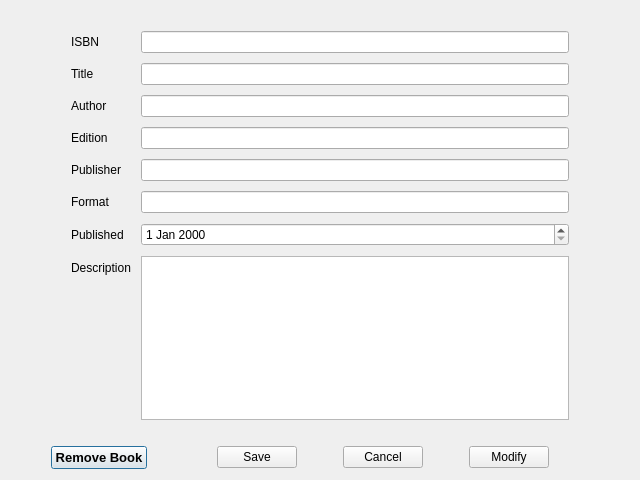
<?xml version="1.0" encoding="UTF-8"?>
<ui version="4.0">
 <class>Admin_BookView</class>
 <widget class="QDialog" name="Admin_BookView">
  <property name="geometry">
   <rect>
    <x>0</x>
    <y>0</y>
    <width>640</width>
    <height>480</height>
   </rect>
  </property>
  <property name="sizePolicy">
   <sizepolicy hsizetype="Fixed" vsizetype="Fixed">
    <horstretch>0</horstretch>
    <verstretch>0</verstretch>
   </sizepolicy>
  </property>
  <property name="windowTitle">
   <string>Dialog</string>
  </property>
  <layout class="QVBoxLayout" name="verticalLayout_2">
   <item>
    <layout class="QHBoxLayout" name="horizontalLayout_2">
     <item>
      <spacer name="horizontalSpacer_4">
       <property name="orientation">
        <enum>Qt::Horizontal</enum>
       </property>
       <property name="sizeType">
        <enum>QSizePolicy::Fixed</enum>
       </property>
       <property name="sizeHint" stdset="0">
        <size>
         <width>40</width>
         <height>20</height>
        </size>
       </property>
      </spacer>
     </item>
     <item>
      <layout class="QVBoxLayout" name="verticalLayout">
       <item>
        <layout class="QFormLayout" name="formLayout">
         <property name="horizontalSpacing">
          <number>10</number>
         </property>
         <property name="verticalSpacing">
          <number>10</number>
         </property>
         <property name="leftMargin">
          <number>20</number>
         </property>
         <property name="topMargin">
          <number>20</number>
         </property>
         <property name="rightMargin">
          <number>20</number>
         </property>
         <property name="bottomMargin">
          <number>20</number>
         </property>
         <item row="0" column="0">
          <widget class="QLabel" name="iSBNLabel">
           <property name="text">
            <string>ISBN</string>
           </property>
          </widget>
         </item>
         <item row="0" column="1">
          <widget class="QLineEdit" name="iSBNLineEdit"/>
         </item>
         <item row="1" column="0">
          <widget class="QLabel" name="titleLabel">
           <property name="text">
            <string>Title</string>
           </property>
          </widget>
         </item>
         <item row="1" column="1">
          <widget class="QLineEdit" name="titleLineEdit"/>
         </item>
         <item row="2" column="0">
          <widget class="QLabel" name="authorLabel">
           <property name="text">
            <string>Author</string>
           </property>
          </widget>
         </item>
         <item row="2" column="1">
          <widget class="QLineEdit" name="authorLineEdit"/>
         </item>
         <item row="3" column="0">
          <widget class="QLabel" name="editionLabel">
           <property name="text">
            <string>Edition</string>
           </property>
          </widget>
         </item>
         <item row="3" column="1">
          <widget class="QLineEdit" name="editionLineEdit"/>
         </item>
         <item row="4" column="0">
          <widget class="QLabel" name="publisherLabel">
           <property name="text">
            <string>Publisher</string>
           </property>
          </widget>
         </item>
         <item row="4" column="1">
          <widget class="QLineEdit" name="publisherLineEdit"/>
         </item>
         <item row="5" column="0">
          <widget class="QLabel" name="formatLabel">
           <property name="text">
            <string>Format</string>
           </property>
          </widget>
         </item>
         <item row="5" column="1">
          <widget class="QLineEdit" name="formatLineEdit"/>
         </item>
         <item row="6" column="0">
          <widget class="QLabel" name="publishedLabel">
           <property name="text">
            <string>Published</string>
           </property>
          </widget>
         </item>
         <item row="6" column="1">
          <widget class="QDateEdit" name="publishedDateEdit"/>
         </item>
         <item row="7" column="0">
          <widget class="QLabel" name="description_label">
           <property name="text">
            <string>Description</string>
           </property>
          </widget>
         </item>
         <item row="7" column="1">
          <widget class="QPlainTextEdit" name="DescriptionTextEdit"/>
         </item>
        </layout>
       </item>
       <item>
        <layout class="QHBoxLayout" name="horizontalLayout">
         <item>
          <widget class="QPushButton" name="removeBook">
           <property name="font">
            <font>
             <pointsize>10</pointsize>
             <weight>75</weight>
             <bold>true</bold>
            </font>
           </property>
           <property name="text">
            <string>Remove Book</string>
           </property>
          </widget>
         </item>
         <item>
          <spacer name="horizontalSpacer">
           <property name="orientation">
            <enum>Qt::Horizontal</enum>
           </property>
           <property name="sizeHint" stdset="0">
            <size>
             <width>40</width>
             <height>20</height>
            </size>
           </property>
          </spacer>
         </item>
         <item>
          <widget class="QPushButton" name="saveChanges">
           <property name="text">
            <string>Save</string>
           </property>
          </widget>
         </item>
         <item>
          <spacer name="horizontalSpacer_2">
           <property name="orientation">
            <enum>Qt::Horizontal</enum>
           </property>
           <property name="sizeType">
            <enum>QSizePolicy::Fixed</enum>
           </property>
           <property name="sizeHint" stdset="0">
            <size>
             <width>40</width>
             <height>20</height>
            </size>
           </property>
          </spacer>
         </item>
         <item>
          <widget class="QPushButton" name="backButton">
           <property name="text">
            <string>Cancel</string>
           </property>
          </widget>
         </item>
         <item>
          <spacer name="horizontalSpacer_6">
           <property name="orientation">
            <enum>Qt::Horizontal</enum>
           </property>
           <property name="sizeType">
            <enum>QSizePolicy::Fixed</enum>
           </property>
           <property name="sizeHint" stdset="0">
            <size>
             <width>40</width>
             <height>20</height>
            </size>
           </property>
          </spacer>
         </item>
         <item>
          <widget class="QPushButton" name="modifyBook">
           <property name="text">
            <string>Modify</string>
           </property>
          </widget>
         </item>
         <item>
          <spacer name="horizontalSpacer_3">
           <property name="orientation">
            <enum>Qt::Horizontal</enum>
           </property>
           <property name="sizeType">
            <enum>QSizePolicy::Fixed</enum>
           </property>
           <property name="sizeHint" stdset="0">
            <size>
             <width>40</width>
             <height>20</height>
            </size>
           </property>
          </spacer>
         </item>
        </layout>
       </item>
      </layout>
     </item>
     <item>
      <spacer name="horizontalSpacer_5">
       <property name="orientation">
        <enum>Qt::Horizontal</enum>
       </property>
       <property name="sizeType">
        <enum>QSizePolicy::Fixed</enum>
       </property>
       <property name="sizeHint" stdset="0">
        <size>
         <width>40</width>
         <height>20</height>
        </size>
       </property>
      </spacer>
     </item>
    </layout>
   </item>
  </layout>
 </widget>
 <resources/>
 <connections/>
</ui>
